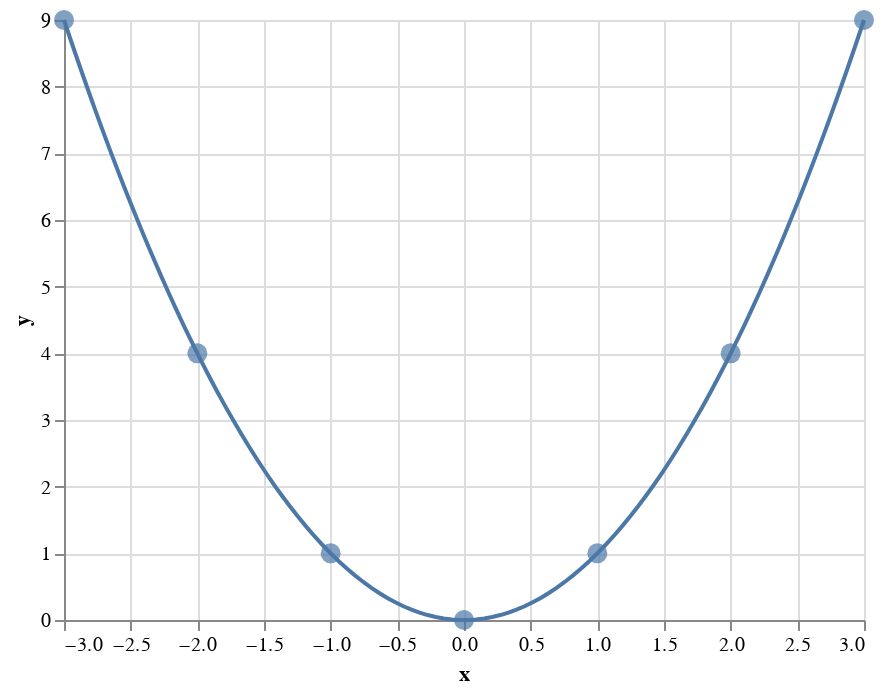

The notebook cell this image was saved under:
### Markdown cell above
Finally, we can **layer** our parabola onto our initial plot. Though we could use the `alt.layer()` function, we can actually also use the `+` operator!

### Code cell
## Replace this cell with your answers

scatter1 = alt.Chart(my_df).encode(
    x = 'x',
    y = 'y'
)

scatter1.mark_point(size = 100, filled = True) + parabola1.mark_line()

### Figure 1 — Vega-Lite specification as saved in the notebook (floating-point values rounded to 4 significant figures)
{"config": {"view": {"continuousWidth": 400, "continuousHeight": 300}}, "layer": [{"data": {"name": "data-f0fec2564791abb1cf8a4588cc049cd5"}, "mark": {"type": "point", "filled": true, "size": 100}, "encoding": {"x": {"field": "x", "type": "quantitative"}, "y": {"field": "y", "type": "quantitative"}}}, {"data": {"name": "data-6ea41c0ac19ba986b618891cf2119ef1"}, "mark": "line", "encoding": {"x": {"field": "x", "type": "quantitative"}, "y": {"field": "y", "type": "quantitative"}}}], "$schema": "https://vega.github.io/schema/vega-lite/v4.17.0.json", "datasets": {"data-f0fec2564791abb1cf8a4588cc049cd5": [{"x": -3, "y": 9}, {"x": -2, "y": 4}, {"x": -1, "y": 1}, {"x": 0, "y": 0}, {"x": 1, "y": 1}, {"x": 2, "y": 4}, {"x": 3, "y": 9}], "data-6ea41c0ac19ba986b618891cf2119ef1": [{"x": -3.0, "y": 9.0}, {"x": -2.939, "y": 8.64}, {"x": -2.879, "y": 8.287}, {"x": -2.818, "y": 7.942}, {"x": -2.758, "y": 7.604}, {"x": -2.697, "y": 7.274}, {"x": -2.636, "y": 6.95}, {"x": -2.576, "y": 6.635}, {"x": -2.515, "y": 6.326}, {"x": -2.455, "y": 6.025}, {"x": -2.394, "y": 5.731}, {"x": -2.333, "y": 5.444}, {"x": -2.273, "y": 5.165}, {"x": -2.212, "y": 4.893}, {"x": -2.152, "y": 4.629}, {"x": -2.091, "y": 4.372}, {"x": -2.03, "y": 4.122}, {"x": -1.97, "y": 3.88}, {"x": -1.909, "y": 3.645}, {"x": -1.848, "y": 3.417}, {"x": -1.788, "y": 3.197}, {"x": -1.727, "y": 2.983}, {"x": -1.667, "y": 2.778}, {"x": -1.606, "y": 2.579}, {"x": -1.545, "y": 2.388}, {"x": -1.485, "y": 2.205}, {"x": -1.424, "y": 2.028}, {"x": -1.364, "y": 1.86}, {"x": -1.303, "y": 1.698}, {"x": -1.242, "y": 1.544}, {"x": -1.182, "y": 1.397}, {"x": -1.121, "y": 1.257}, {"x": -1.061, "y": 1.125}, {"x": -1.0, "y": 1.0}, {"x": -0.9394, "y": 0.8825}, {"x": -0.8788, "y": 0.7723}, {"x": -0.8182, "y": 0.6694}, {"x": -0.7576, "y": 0.5739}, {"x": -0.697, "y": 0.4858}, {"x": -0.6364, "y": 0.405}, {"x": -0.5758, "y": 0.3315}, {"x": -0.5152, "y": 0.2654}, {"x": -0.4545, "y": 0.2066}, {"x": -0.3939, "y": 0.1552}, {"x": -0.3333, "y": 0.1111}, {"x": -0.2727, "y": 0.07438}, {"x": -0.2121, "y": 0.045}, {"x": -0.1515, "y": 0.02296}, {"x": -0.09091, "y": 0.008264}, {"x": -0.0303, "y": 0.0009183}, {"x": 0.0303, "y": 0.0009183}, {"x": 0.09091, "y": 0.008264}, {"x": 0.1515, "y": 0.02296}, {"x": 0.2121, "y": 0.045}, {"x": 0.2727, "y": 0.07438}, {"x": 0.3333, "y": 0.1111}, {"x": 0.3939, "y": 0.1552}, {"x": 0.4545, "y": 0.2066}, {"x": 0.5152, "y": 0.2654}, {"x": 0.5758, "y": 0.3315}, {"x": 0.6364, "y": 0.405}, {"x": 0.697, "y": 0.4858}, {"x": 0.7576, "y": 0.5739}, {"x": 0.8182, "y": 0.6694}, {"x": 0.8788, "y": 0.7723}, {"x": 0.9394, "y": 0.8825}, {"x": 1.0, "y": 1.0}, {"x": 1.061, "y": 1.125}, {"x": 1.121, "y": 1.257}, {"x": 1.182, "y": 1.397}, {"x": 1.242, "y": 1.544}, {"x": 1.303, "y": 1.698}, {"x": 1.364, "y": 1.86}, {"x": 1.424, "y": 2.028}, {"x": 1.485, "y": 2.205}, {"x": 1.545, "y": 2.388}, {"x": 1.606, "y": 2.579}, {"x": 1.667, "y": 2.778}, {"x": 1.727, "y": 2.983}, {"x": 1.788, "y": 3.197}, {"x": 1.848, "y": 3.417}, {"x": 1.909, "y": 3.645}, {"x": 1.97, "y": 3.88}, {"x": 2.03, "y": 4.122}, {"x": 2.091, "y": 4.372}, {"x": 2.152, "y": 4.629}, {"x": 2.212, "y": 4.893}, {"x": 2.273, "y": 5.165}, {"x": 2.333, "y": 5.444}, {"x": 2.394, "y": 5.731}, {"x": 2.455, "y": 6.025}, {"x": 2.515, "y": 6.326}, {"x": 2.576, "y": 6.635}, {"x": 2.636, "y": 6.95}, {"x": 2.697, "y": 7.274}, {"x": 2.758, "y": 7.604}, {"x": 2.818, "y": 7.942}, {"x": 2.879, "y": 8.287}, {"x": 2.939, "y": 8.64}, {"x": 3.0, "y": 9.0}]}}
